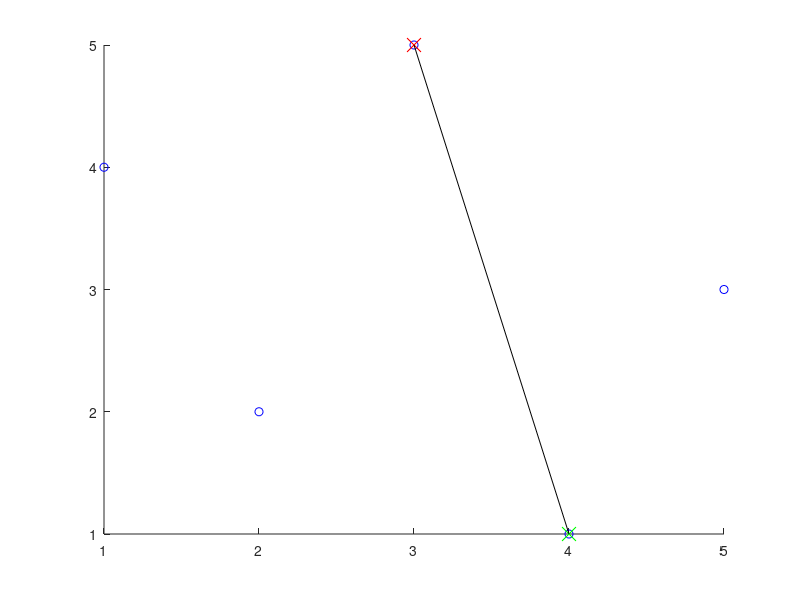

Recreate this plot in MATLAB.
n = 10;
X = [3,4,1,2,5];
Y = [5,1,4,2,3];
max_y = Y(1);
max_index = 1;
min_y = Y(1);
min_index = 1;
for i = 2:length(Y)
    if(Y(i) > max_y) 
        max_y = Y(i);
        max_index = i;
    end
    if(Y(i) < min_y) 
        min_y = Y(i);
        min_index = i;
    end
end
hold on;
plot(X, Y, 'bo');
plot(X(max_index), Y(max_index), 'rx', 'MarkerSize', 10); 
plot(X(min_index), Y(min_index), 'gx', 'MarkerSize', 10);
plot([X(max_index), X(min_index)], [Y(max_index), Y(min_index)], 'k-');
